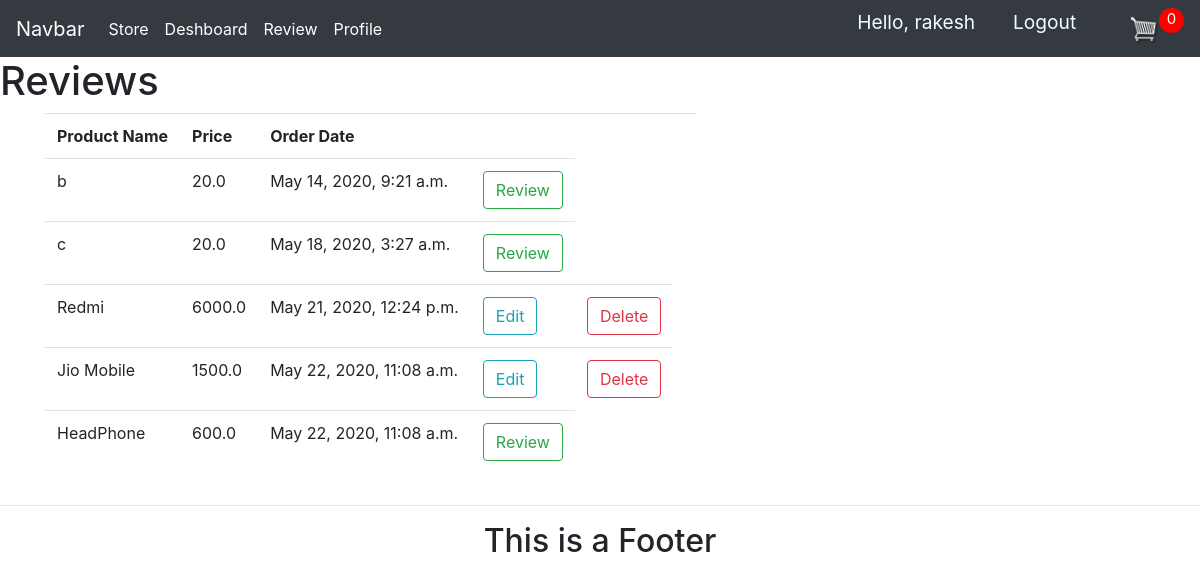
The app's page /customer/review/ (signed in) with its own data.
### accounts/models.py (models this page shows)
class MyProfile(models.Model):
    type = (('customer','customer'),('seller','seller'))
    ge = (('male','Male'),('female','Female'))
    user = models.OneToOneField(to=User, on_delete=models.CASCADE)
    name = models.CharField(max_length=100,validators=[validator.name])
    gender = models.CharField(max_length=100,choices=ge)
    phone = models.CharField(max_length=100,validators=[validator.phone])
    register_type = models.CharField(max_length=100,choices=type)
    profile_pic = models.ImageField(default='facebook.jpg', upload_to='profile_pic/', null=True, blank=True)
    cr_date = models.DateTimeField(auto_now_add=True)
    def __str__(self):
        return self.name

### customer/models.py (models this page shows, shortened)
class OrderItem(models.Model):
    status = (('Panding','Panding'),('Delivered','Delivered'))
    product = models.ForeignKey(Product,on_delete=models.CASCADE)
    order = models.ForeignKey(Orders, on_delete=models.CASCADE)
    status = models.CharField(max_length=50,choices=status,default='Panding')
    quantity = models.IntegerField(default=0)
    cr_date = models.DateTimeField(auto_now_add=True)
    @property
    def get_review(self):
        try:
            review = Review.objects.filter(customer = self.order.customer,product_name =self.product)
            return review
        except:
            pass

### seller/models.py (models this page shows, shortened)
class Product(models.Model):
    Category = (('Indoor','Indoor'),('Out Door','Out Door'))
    seller = models.ForeignKey(to=MyProfile,on_delete=models.CASCADE)
    name = models.CharField(max_length=200)
    price = models.FloatField()
    Category = models.CharField(max_length=100,choices = Category)
    description = models.TextField()
    image = models.ImageField(upload_to='product/')
    cr_date = models.DateTimeField(auto_now_add=True)
    tag = models.ManyToManyField(Tag)
    slug = models.SlugField(null=True,unique=True)
    product_status = models.BooleanField(default=True)

### accounts/decoratoer.py (the view)
        def wrapper_func(req, *args, **kwargs):
            group =None
            if req.user.groups.exists():
                group=req.user.groups.all()[0].name
                if group in allowed_roles:
                    return view_func(req, *args, **kwargs)
                else:
                    return HttpResponse('You are note authorized to access this page')

### accounts/decoratoer.py (called while the page is built)
def  allowed_user(allowed_roles=[]):
    def decorator(view_func):
        def wrapper_func(req, *args, **kwargs):
            group =None
            if req.user.groups.exists():
                group=req.user.groups.all()[0].name
                if group in allowed_roles:
                    return view_func(req, *args, **kwargs)
                else:
                    return HttpResponse('You are note authorized to access this page')
        return wrapper_func
    return decorator

### accounts/templatetags/account_extras.py (called while the page is built)
@register.filter(name='has_group')
def has_group(user, group_name):
    group = Group.objects.get(name=group_name)
    try:
        if group in user.groups.all():
            print('True')
            return True
    except:
        return False

### customer/models.py (called while the page is built)
    @property
    def get_orderitem(self):
        return self.orderitem_set.all()

    @property
    def get_cart_items(self):
        totalitems = self.orderitem_set.all()
        print('rakeshssssldjfkd',totalitems)
        total = sum([items.quantity for items in totalitems])
        return total

### customer/views.py (called while the page is built)
@login_required(login_url='login')
@allowed_user(['customer','admin'])
def Reviews(req):
    customer  = req.user.myprofile
    order,created = Orders.objects.get_or_create(customer=customer,complete=False)
    cartItem = order.get_cart_items
    product = Orders.objects.filter(customer = customer,complete = True)
    if req.method=='POST':
        review_text = req.POST['review']
        product_id = req.POST['orderitem_id']
        product_name = Product.objects.get(id = product_id)
        Review.objects.create(customer = customer,product_name = product_name,text = review_text)
    context = {'product':product,'cartItem':cartItem}
    return render(req,'customer/review_page.html',context)

### customer/templates/customer/review_page.html (shortened to what this page needs)
{% extends 'accounts/base.html' %}
{% load static %}
{% block body %}
<h1>Reviews</h1>
<div class="container">
    <div class="row">
        <div class="col-lg-9">
            <div class="table">
                <table>
                    <th>Product Name</th>
                    <th> Price </th>
                    <th> Order Date </th>
                    <th></th>
                    <th></th>
                    <th></th>
                    {% for order in product %}
                    {% for item in order.get_orderitem %}
                    <tr>
                        <td>{{item.product.name}}</td>
                        <td>{{item.product.price}}</td>
                        <td>{{item.cr_date}}</td>
                        {% if item.get_review %}
                        <td><button id="edit_button" class="btn btn-outline-info show_edit" data-action="get_data"
                                data-product="{{item.product.id}}" data-url ="{% url 'edit_review' %}" data-id="{{item.product.id}}">Edit</button></td>
                        <td><button id="delete_button" class="btn btn-outline-danger delete_review" data-action="delete"
                                data-product="{{item.product.id}}" data-url="{% url 'edit_review' %}">Delete</button></td>
                        {% else %}
                        <td><button id="review_button" class="btn btn-outline-success show_review "
                                data-product="{{item.product.name}}" data-id="{{item.product.id}}">Review</button></td>
                        {% endif %}
                    </tr>
                    {% endfor %}
                    {% endfor %}
                </table>
            </div>
        </div>
        <div class="col-lg-3">
        </div>
    </div>
</div>
{% endblock %}

### accounts/templates/accounts/navbar.html (shortened to what this page needs)
  {% load static %}
  {% load account_extras %}
  <nav class="navbar navbar-expand-lg navbar-dark bg-dark sticky-top">
    <a class="navbar-brand" href="#">Navbar</a>
    <div class="collapse navbar-collapse" id="navbarNav">
      <ul class="navbar-nav mr-auto">
      {% if request.user.is_authenticated %}
        {% if request.user.is_staff or request.user|has_group:"seller" %}
            <li class="nav-item active">
              <a class="nav-link" href="{% url 'seller_dashboard' %}"> Dashboard </a>
            </li>
            <li class="nav-item active">
              <a class="nav-link" href="{% url 'product' %}">Product</a>
            </li>
            <li class="nav-item active">
              <a class="nav-link" href="{% url 'add_product' %}">Add Product</a>
            </li>
        {% else %}
            <li class="nav-item active">
              <a class="nav-link" href="{% url 'store' %}">Store</a>
            </li>
            <li class="nav-item active">
              <a class="nav-link" href="{% url 'user_dashboard' %}">Deshboard</a>
            </li>
            <li class="nav-item active">
              <a class="nav-link" href="{% url 'review' %}">Review</a>
            </li>
          {% endif %}
      <li class="nav-item active">
        <a class="nav-link" href="{% url 'accounts_settings' %}">Profile</a>
      </li>
      {% endif %}
          </ul>
        <ul class="navbar-nav ml-auto">
      {% if request.user.is_authenticated%}
          <span class="hello-mgs">Hello, {{request.user.myprofile}}</span>
          <span><a class="hello-mgs" href="{% url 'logout' %}">Logout</a></span>
            {% if request.user|has_group:"customer" %}
              <div class="form-inline">
                <a href="{% url 'cart' %}"><img src="{% static '/img/cart.png' %}" id="cart_image"></a>
                <p id="cart-total">{{cartItem}}</p>
              </div>
            {% endif %}
     {% endif%}
  </nav>

### static/css/main.css (style rules this page uses)
body { background-color:white }
#cart_image { width:30px; display: inline-block; margin-left: 15px; }
#cart-total { display: block; text-align: center; color:#fff; background-color: red; width: 25px; height: 25px; border-radius: 50%; font-size: 15px; }

### accounts/templates/accounts/navbar.html (style rules this page uses)
.hello-mgs { font-size: larger; color: azure; margin-right: 1cm; }

### records on screen
OrderItem: product.name "b", product.price "20.0", cr_date "May 14, 2020, 9:21 a.m."
OrderItem: product.name "c", product.price "20.0", cr_date "May 18, 2020, 3:27 a.m."
OrderItem: product.name "Redmi", product.price "6000.0", cr_date "May 21, 2020, 12:24 p.m."
OrderItem: product.name "Jio Mobile", product.price "1500.0", cr_date "May 22, 2020, 11:08 a.m."
OrderItem: product.name "HeadPhone", product.price "600.0", cr_date "May 22, 2020, 11:08 a.m."

### other values on screen
{{ request.user.myprofile }} "rakesh"
{{ cartItem }} "0"
